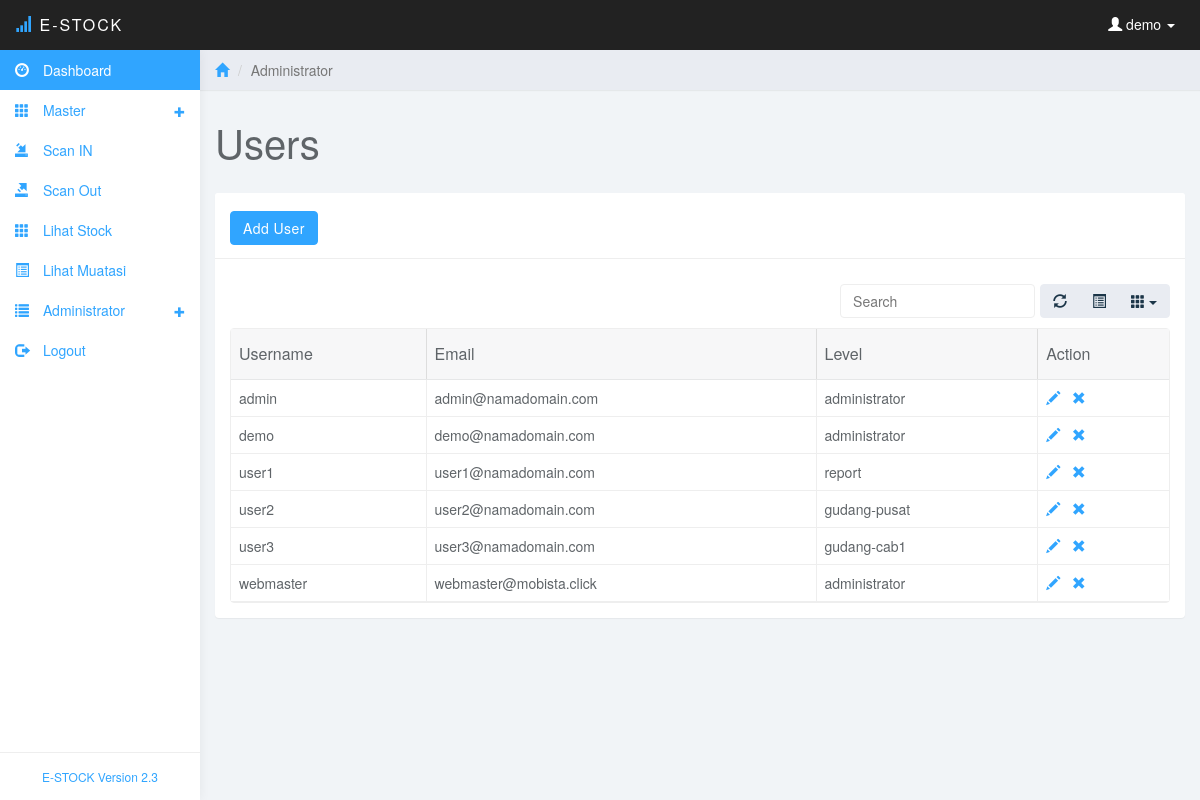
/users.php (signed in), run on the app's committed database.
### tables this page shows
CREATE TABLE IF NOT EXISTS `user` (
  `username` varchar(20) NOT NULL,
  `password` varchar(50) NOT NULL,
  `email` varchar(50) NOT NULL,
  `level` varchar(20) NOT NULL,
  PRIMARY KEY (`username`)
);

### users.php (the view, shortened to what this page needs)
<?php
include ("koneksi/koneksi.php");
$pengguna=$_SESSION['username'];
?>
<!DOCTYPE html>
<html>
<head>
<link href="css/bootstrap.min.css" rel="stylesheet">
<link href="css/datepicker3.css" rel="stylesheet">
<link href="css/bootstrap-table.css" rel="stylesheet">
<link href="css/styles.css" rel="stylesheet">
</head>
<body>
	<nav class="navbar navbar-inverse navbar-fixed-top" role="navigation">
		<div class="container-fluid">
			<div class="navbar-header">
				<a class="navbar-brand" href="#"><span class="glyphicon glyphicon-signal"></span> E-Stock<span></span></a>
				<ul class="user-menu">
					<li class="dropdown pull-right">
						<a href="#" class="dropdown-toggle" data-toggle="dropdown"><span class="glyphicon glyphicon-user"></span>
						<?php
						echo " $pengguna";
						?>
						<span class="caret"></span></a>
					</li>
				</ul>
			</div>
		</div>
	</nav>
	<?php
	include("menu.php");
	?>
	<div class="col-sm-9 col-sm-offset-3 col-lg-10 col-lg-offset-2 main">
		<div class="row">
			<ol class="breadcrumb">
				<li><a href="#"><span class="glyphicon glyphicon-home"></span></a></li>
				<li class="active">Administrator</li>
			</ol>
		</div>
		<div class="row">
			<div class="col-lg-12">
				<h1 class="page-header">Users</h1>
			</div>
		</div>
		<div class="row">
			<div class="col-lg-12">
				<div class="panel panel-default">
					<div class="panel-heading"><a href="add-user.php" class="btn btn-primary btn-md">Add User</a></div>
					<div class="panel-body">
						<table data-toggle="table" data-url="tables/data1.json"  data-show-refresh="true" data-show-toggle="true" data-show-columns="true" data-search="true" data-select-item-name="toolbar1" data-pagination="false" data-sort-name="name" data-sort-order="asc">
						    <thead>
						    <tr>
						        <th data-field="username"  data-sortable="true">Username</th>
								<th data-field="email"  data-sortable="true">Email</th>
						        <th data-field="level" data-sortable="true">Level</th>
								<th data-field="action" data-sortable="true">Action</th>
						    </tr>
							</thead>
							<tbody>
							<?php
							$sqluser="select * from user order by username asc";
							$queryuser=mysqli_query($con,$sqluser);
							while ($datauser=mysqli_fetch_array($queryuser))
							{
							echo '
							<tr>
								<td data-field="username"  data-sortable="true">'.$datauser['username'].'</td>
								<td data-field="email"  data-sortable="true">'.$datauser['email'].'</td>
						        <td data-field="level" data-sortable="true">'.$datauser['level'].'</td>
								<td data-field="action" data-sortable="true"><a href="edit-user.php?id='.$datauser['username'].'"><span class="glyphicon glyphicon-pencil" title="Edit"></a> &nbsp;&nbsp;<a href="save-user.php?id='.$datauser['username'].'&mode=delete"><span class="glyphicon glyphicon-remove" title="Delete"></span></a></td>
						    </tr>';
							}
							?>
						    </tbody>
						</table>
					</div>
				</div>
			</div>
		</div>
	</div>
</body>
</html>

### css/styles.css (style rules this page uses)
body { background: #f1f4f7; padding-top: 50px; color: #5f6468; }
a, a:hover, a:focus { color: #30a5ff; }
h1, h2, h3, h4, h5, h6 { color: #5f6468; }
h1 { font-weight: 300; font-size: 40px; }
.navbar-header .navbar-brand { color: #fff; font-size: 16px; text-transform: uppercase; font-weight: 500; letter-spacing: 2px; }
.navbar-header .navbar-brand span { color: #30a5ff; }
.btn-primary, .btn-primary:hover, .btn-primary:focus, .btn-primary:active, .btn-primary.active, .open > .dropdown-toggle.btn-primary, .btn-primary.disabled, .btn-primary[disabled], fieldset[disabled] .btn-primary, .btn-primary.disabled:hover, .btn-primary[disabled]:hover, fieldset[disabled] .btn-primary:hover, .btn-primary.disabled:focus, .btn-primary[disabled]:focus, fieldset[disabled] .btn-primary:focus, .btn-primary.disabled:active, .btn-primary[disabled]:active, fieldset[disabled] .btn-primary:active, .btn-primary.disabled.active, .btn-primary[disabled].active, fieldset[disabled] .btn-primary.active { background-color: #30a5ff; border-color: #30a5ff; }
.panel { border: 0; }
.panel-heading { font-size: 18px; font-weight: 300; letter-spacing: 0.025em; height: 66px; line-height: 45px; }
.panel-default .panel-heading { background: #fff; border-bottom: 1px solid #eee; color: #5f6468; }
.navbar { border: 0; }
.user-menu { display: inline-block; margin-top: 14px; margin-right: 10px; float: right; list-style: none; padding: 0; }
.user-menu a { color: #fff; }
@media (min-width: 768px) { .navbar-header { width: 100%; } }
.breadcrumb { border-radius: 0; padding: 10px 15px; background: #e9ecf2; box-shadow: 0 1px 1px rgba(0, 0, 0, .05); margin: 0 ; }
h1.page-header { margin-top: 30px; border-bottom: 0; }
.table { background: #fff; }

### data on the page
user: username "admin", email "admin@namadomain.com", level "administrator"
user: username "demo", email "demo@namadomain.com", level "administrator"
user: username "user1", email "user1@namadomain.com", level "report"
user: username "user2", email "user2@namadomain.com", level "gudang-pusat"
user: username "user3", email "user3@namadomain.com", level "gudang-cab1"
user: username "webmaster", email "webmaster@mobista.click", level "administrator"

### other printed values
$pengguna "demo"
